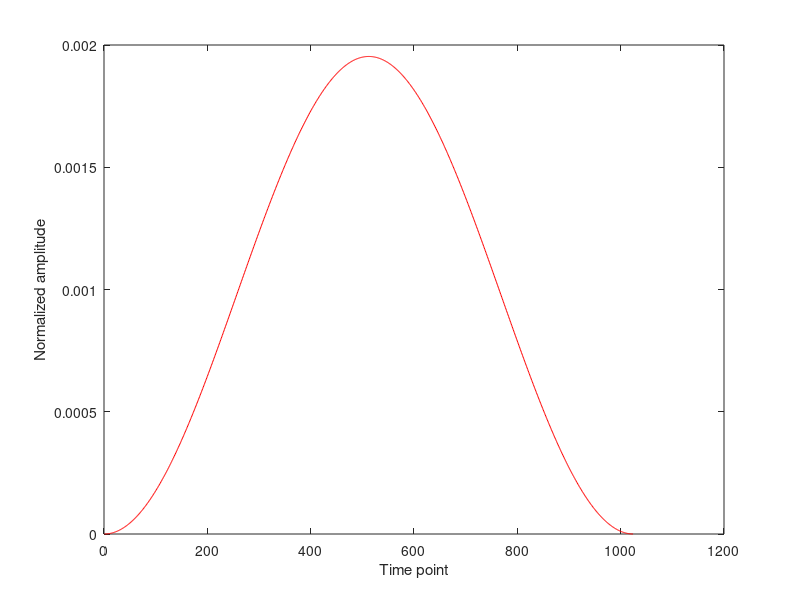

MATLAB code for this plot: (Note: this script raises an error after producing the figure.)
clear all
clc
close all

% Simulating the adibatic inversion process
% ZWei, January 21, 2025.

%% Loading the hanning pulse
hanning=load('hanning.txt');
hanning=hanning(:,1).';
hanarea=sum(hanning);
hanning=hanning./hanarea;
figure;plot(hanning,'r-');
xlabel('Time point');
ylabel('Normalized amplitude');
W_Plot;
title('Hanning Pulse');
% Loading in the Fourier form of Hanning window
load('hanningwin.mat');

%% Gradient and pulse parameters
% Duration of the labeling pulse; unit: ms
labdur=0.4;         
% Inter-labeling-pulse delay, comprising the length of labeling pulse and a
% blank period; unit: ms
labdelay=0.8;       
% Gradient strength accompanying the labeling pulse; unit: gauss/cm; 
% Bruker uses percentage gradient, namely, percentage of the maximal value
% and 74 Gauss/cm is the maxial gradient strength at the 11.7T scanner
fovsatgrad=0.14*74; 
% Gradient strength accompanying the blank period; unit: gauss/cm; 
fovsatgradreph=-0.16*74;
% T1 relaxationt time of blood; unit: ms 
% Referencing Magn Reson Mater Phy 2012;25:245-249.
T1b=2813; 
% T2 relaxation time of blood; unit: ms
% Referencing Magn Reson Imaging 2017;38:234-249.
T2b=54.05;
% Gyromagnetic ratio; unit: Hz/gauss
gama=4260;  
% Spatial range for simulation; labeling pulse is assumed to label the
% spins at -0.5-0.5 mm, covering a slice thickness of 1.0 mm; unit: mm
z=[-5 5]; 
% Flip angle of the labeling pulse; unit: degree
flip=40; 
% Ramp time for gradient; unit: ms
ramp=0.048; 
ramppoint=fix(ramp./labdur.*length(hanning));
% Flow velocity; unit: cm/s
gvel=0.5:0.1:20;
gvel=20.1:0.1:30;
for mi=1:length(gvel)
    vel=gvel(mi);
% Number of pulses seen during the flowing through the designated range
labnum=ceil(abs(diff(z))/10./vel*1000./(2*labdur+3*ramp));
% temporal resolution of the simulation; unit: ms
timeres=labdur./length(hanning);

%% Basic labeling module
labmod_rf=[zeros(1,ramppoint) hanning zeros(1,ramppoint) ...
    zeros(size(hanning)) zeros(1,ramppoint)];
figure;subplot(2,1,1);
plot(labmod_rf,'r');title('RF labeling module');
labmod_grad=[linspace(0,fovsatgrad,ramppoint) fovsatgrad*ones(size(hanning)) ...
    linspace(fovsatgrad,fovsatgradreph,ramppoint) fovsatgradreph*ones(size(hanning))...
    linspace(fovsatgradreph,0,ramppoint)];
subplot(2,1,2);plot(labmod_grad,'b');title('Gradient labeling module');


%% Adibatic flow inversion
label_rf=[];
label_grad=[];
for ni=1:labnum
    label_rf=[label_rf labmod_rf];
    label_grad=[label_grad labmod_grad];
end
figure;subplot(2,1,1);
plot(label_rf,'r');title('Labeling pulse train');
ylabel('Normalized amplitude');
subplot(2,1,2);plot(label_grad,'b');title('Labeling gradient train');
ylabel('Gradient (G/cm)');

disp([num2str(mi) ' / ' num2str(length(vel))]);
% Starting magnetization 
Minit=[0 0 1].';
% Total number of time points
label_count=length(label_rf);
% Dynamic signals during the labeling
sig=zeros(3,label_count);
% Real-time Z position; unit: cm (convert from mm to cm)
label_z=linspace(z(1),z(2),label_count)/10;
% Off-resonance frequency depending on the Z-position; freq=gama*grad*z
label_offres=gama.*label_grad.*label_z;
% Real-time RF flipping angle; unit: degree
label_angle=label_rf*40;

% Display the off-resonance frequency
figure;subplot(2,1,1);
plot(label_angle,'r');
xlabel('Labeling process');ylabel('Angle (degree)');
subplot(2,1,2);plot(label_offres,'r');
xlabel('Labeling process');ylabel('Frequency (Hz)');

for ni=1:length(label_rf)
    % Initialize signal
    if ni==1
        sig(:,ni)=Minit;
    else
        sig(:,ni)=sig(:,ni-1);
    end
    [tempA tempB]=freeprecess(timeres/2,T1b,T2b,label_offres(ni));
    sig(:,ni)=tempA*sig(:,ni)+tempB;
    sig(:,ni)=ZRot(label_angle(ni),'y')*sig(:,ni);
    sig(:,ni)=tempA*sig(:,ni)+tempB; 
end

% figure;subplot(3,1,1);
% plot(sig(1,:),'b');
% xlabel('Labeling process');
% ylabel('X magnetization');
% subplot(3,1,2);
% plot(sig(2,:),'b');
% xlabel('Labeling process');
% ylabel('Y magnetization');
% subplot(3,1,3);
% plot(sig(3,:),'r');
% xlabel('Labeling process');
% ylabel('Z magnetization');

% Calculate
inveff(mi)=(1-mean(sig(3,end-9:end)))/2;

close all
end
    





